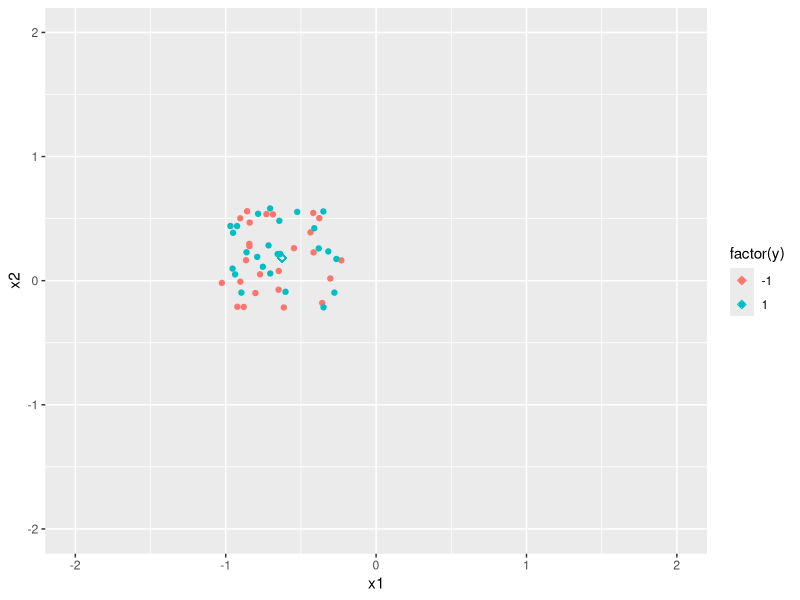
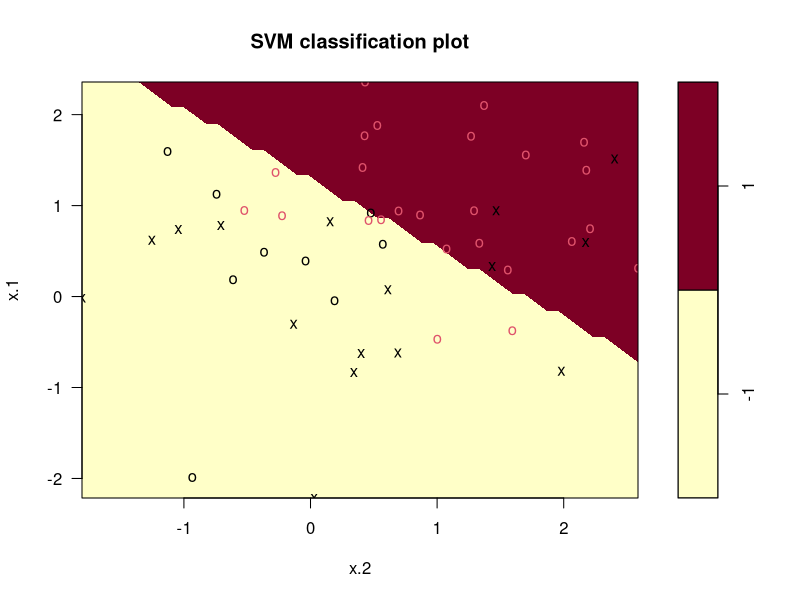
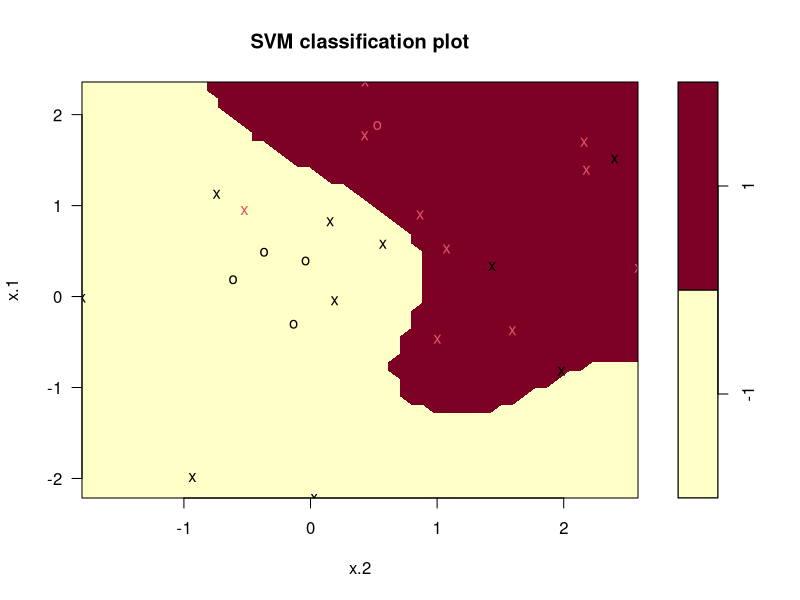
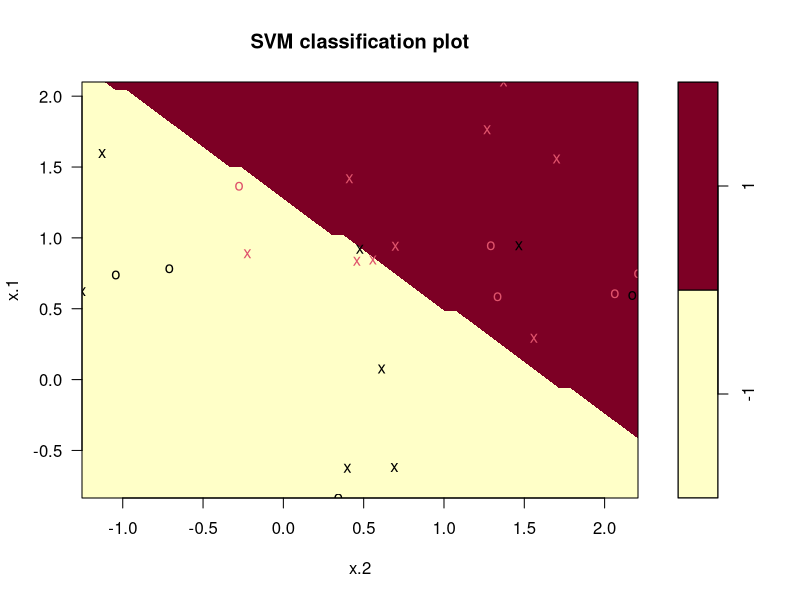
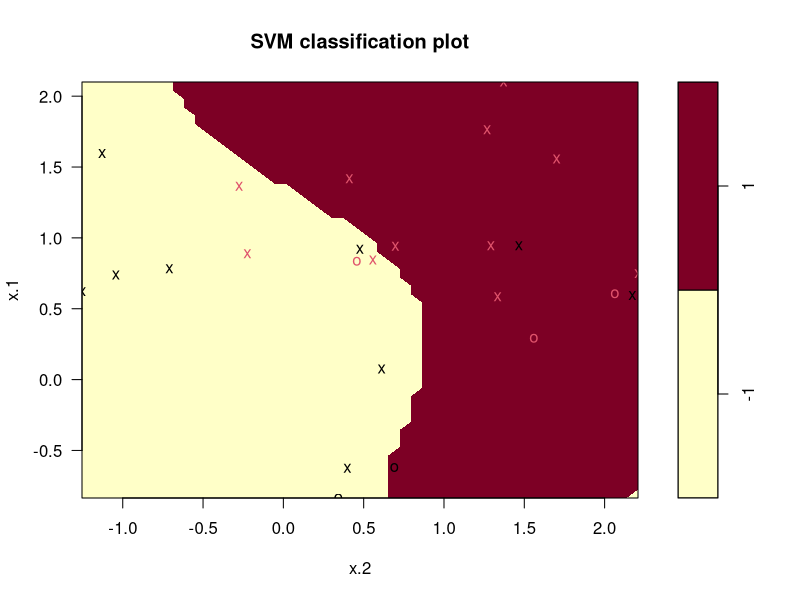

The R source for these figures, in order:
## ---- chunk 1
knitr::opts_chunk$set(echo = TRUE)
## ---- chunk 2
library(tidyverse)
## ---- chunk 3
set.seed(1)
x = matrix(rnorm(50*2), ncol=2)
y = c(rep(-1,25), rep(1,25)) # The class vector
x[y==1,]=x[y==1,] + 1
## ---- chunk 4
rnorm(2)
## ---- chunk 5
library(e1071)
dat = data.frame(x=x, y=as.factor(y))
train = sample(50, 25)
## ---- chunk 6
x
## ---- chunk 7
df = data.frame(x1 = x[1], x2=x[2], y=y)
ggplot(df, aes(x=x1, x2, color=factor(y))) +
  geom_point(size=2, shape=23) + 
  xlim(-2, 2) + 
  ylim(-2, 2) + geom_jitter()
## ---- chunk 8
dat
## ---- chunk 9
svmfit.linear=svm(y~., data=dat[train,], kernel="linear", cost=1, scale = FALSE)
plot(svmfit.linear, dat)
## ---- chunk 10
summary(svmfit.linear)
## ---- chunk 11
svm.predict = predict(svmfit.linear, newdata = dat[train,])
table(true=dat[train,"y"], pred=svm.predict)
## ---- chunk 12
(11+7)/25
## ---- chunk 13
length(svm.predict)
## ---- chunk 14
svmfit.radial=svm(y~., data=dat[train,], kernel="radial", gamma=1,
           cost=1)
plot(svmfit.radial, dat[train,])
## ---- chunk 15
summary(svmfit.radial)
## ---- chunk 16
svm.predict.radial = predict(svmfit.radial, newdata = dat[train,])
table(true=dat[train,"y"], pred=svm.predict.radial)
## ---- chunk 17
(13+9)/25
## ---- chunk 18
svm.predict.test = predict(svmfit.linear, newdata = dat[-train,])
table(true=dat[-train,"y"], pred=svm.predict.test)
## ---- chunk 19
(10+11)/25
## ---- chunk 20
plot(svmfit.linear, dat[-train,])
## ---- chunk 21
svm.predict.radial.test = predict(svmfit.radial, newdata = dat[-train,])
table(true=dat[-train,"y"], pred=svm.predict.radial.test)
## ---- chunk 22
(8+9)/25
## ---- chunk 23
plot(svmfit.radial, dat[-train,])
